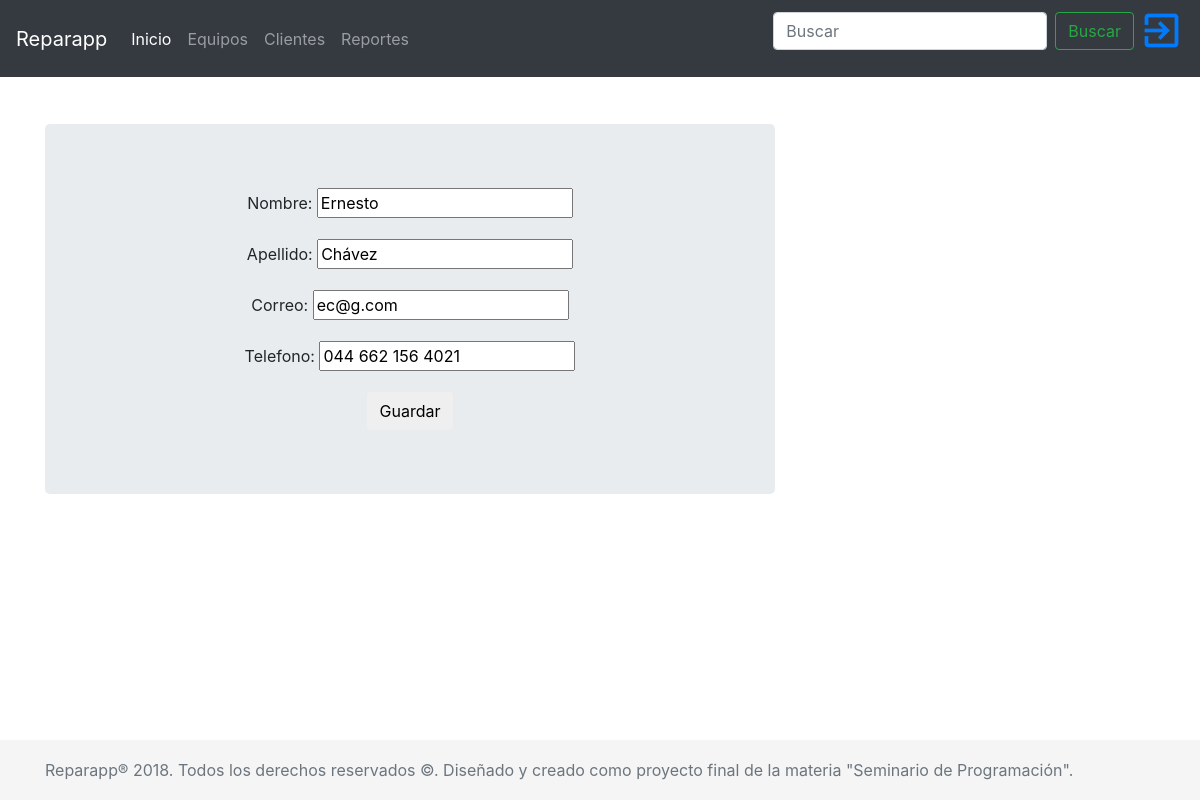
The page /cliente/1/edit/ on the database its author committed.
### reparapp/models.py (models this page shows, shortened)
class Cliente(models.Model):
    nombre = models.CharField(max_length=30)
    apellido = models.CharField(max_length=40)
    correo = models.EmailField()
    telefono = PhoneNumberField()

### reparapp/views.py (the view)
# urls.py: re_path(r'^cliente/(?P<pk>\d+)/edit/$', views.cliente_edit, name='cliente_edit'),
def cliente_edit(request, pk):
    title = 'Editar Cliente'
    cliente = get_object_or_404(Cliente, pk=pk)
    if request.method == "POST":
        form = ClienteForm(request.POST, instance=cliente)
        if form.is_valid():
            cliente = form.save(commit=False)
            cliente.save()
            return redirect('cliente_detail', pk=cliente.pk)
    else:
        form = ClienteForm(instance=cliente)
    return render(request, 'reparapp/cliente_edit.html', {'form': form})

### reparapp/forms.py
class ClienteForm(forms.ModelForm):
    class Meta:
        model = Cliente
        fields = ('nombre','apellido','correo','telefono',)

### reparapp/templates/reparapp/cliente_edit.html (shortened to what this page needs)
{% extends 'reparapp/base.html' %}
{% block content %}
    <form method="POST" class="post-form form-horizontal jumbotron text-center center-block">{% csrf_token %}
        {{ form.as_p }}
        <button type="submit" class="save btn btn-default">Guardar</button>
    </form>
{% endblock %}

### reparapp/static/css/reparapp.css (style rules this page uses)
html { position: relative; min-height: 100%; }
body { margin-bottom: 60px; }

### rows shown on the page
Cliente: nombre "Ernesto", apellido "Chávez", correo "ec@g.com", telefono "044 662 156 4021"
